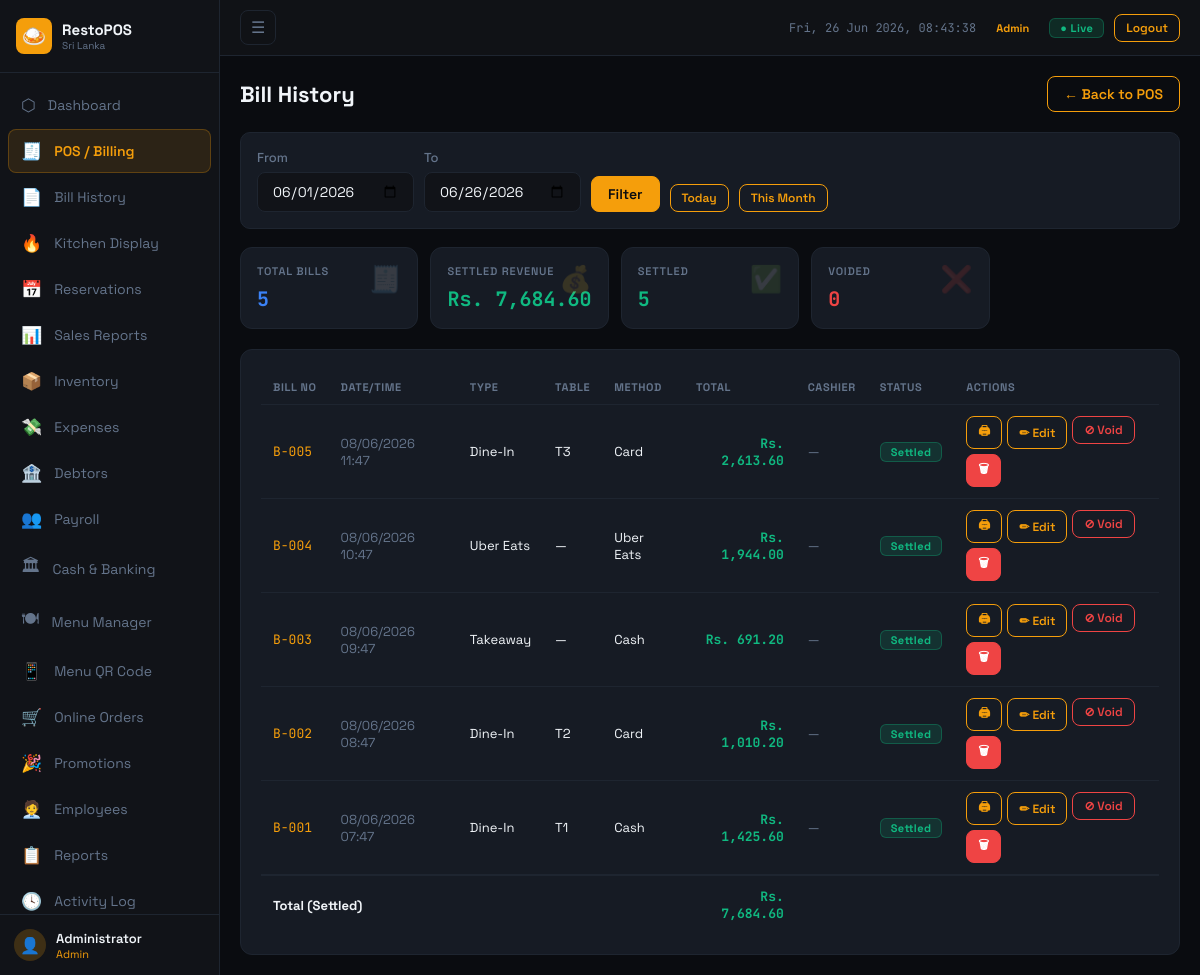
Before: /modules/bills.php?from=2026-06-01&to=2026-06-26 (signed in) with the older database file.
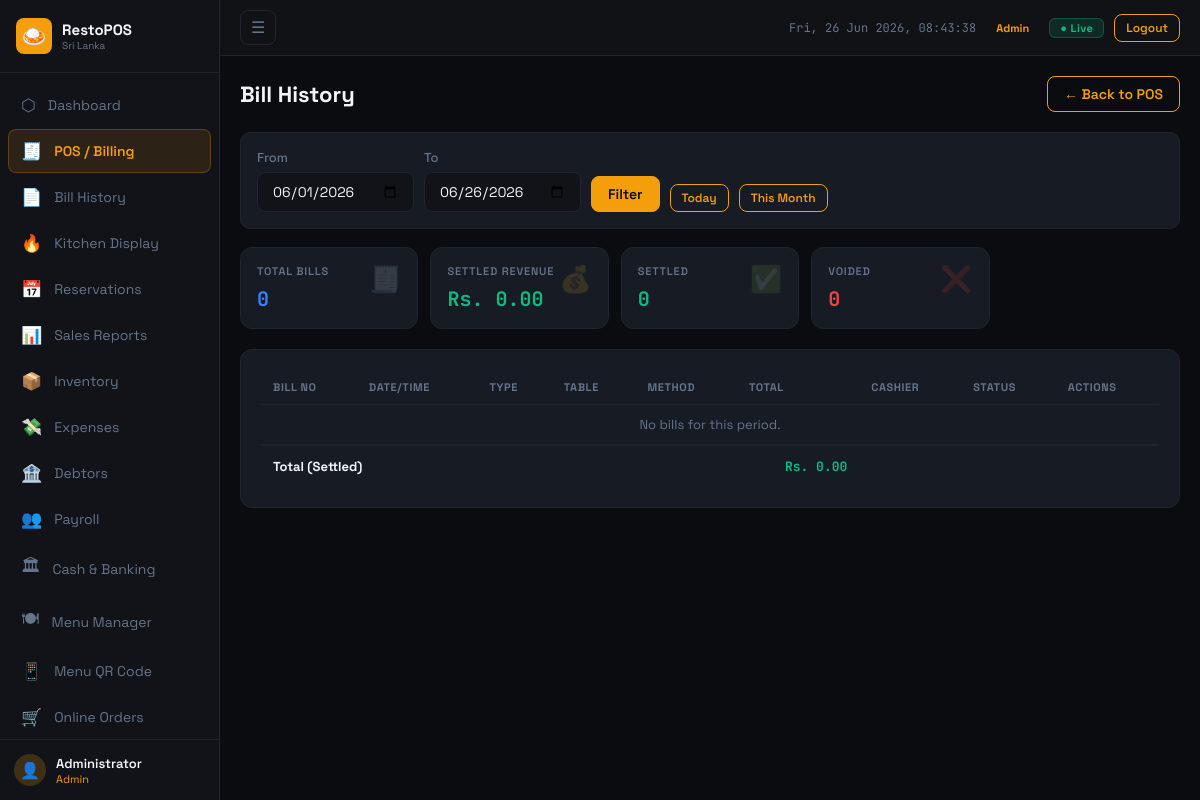
After: the same page with the newer database file.
### tables this page shows
CREATE TABLE bills (
    id INT AUTO_INCREMENT PRIMARY KEY,
    bill_no VARCHAR(30) NOT NULL UNIQUE,
    order_type ENUM('Dine-In','Takeaway','Uber Eats','PickMe','Delivery') DEFAULT 'Dine-In',
    table_no VARCHAR(10),
    subtotal DECIMAL(10,2) DEFAULT 0,
    service_charge DECIMAL(10,2) DEFAULT 0,
    discount_pct DECIMAL(5,2) DEFAULT 0,
    discount_amt DECIMAL(10,2) DEFAULT 0,
    tax_amt DECIMAL(10,2) DEFAULT 0,
    total DECIMAL(10,2) DEFAULT 0,
    payment_method VARCHAR(50) DEFAULT 'Cash',
    cash_given DECIMAL(10,2) DEFAULT 0,
    change_amt DECIMAL(10,2) DEFAULT 0,
    status ENUM('settled','voided','pending') DEFAULT 'settled',
    notes TEXT,
    created_by INT,
    created_at TIMESTAMP DEFAULT CURRENT_TIMESTAMP
);

### includes/config.php (called while the page is built, shortened)
<?php
function currentUser(): array {
    return $_SESSION['user'] ?? [];
}
function userRole(): string {
    return strtolower($_SESSION['user']['role'] ?? 'cashier');
}
function fmt(float $n): string {
    return CURRENCY . ' ' . number_format($n, 2);
}

### modules/bills.php (the view, shortened to what this page needs)
<?php
require_once '../includes/config.php';
$db = getDB();
$pageTitle = 'Bill History'; $activePage = 'pos';
$from = $_GET['from'] ?? date('Y-m-d');
$to   = $_GET['to']   ?? date('Y-m-d');
$bills = $db->prepare("SELECT b.*, u.name as cashier FROM bills b LEFT JOIN users u ON b.created_by=u.id WHERE DATE(b.created_at) BETWEEN :f AND :t ORDER BY b.created_at DESC");
$bills->execute([':f'=>$from,':t'=>$to]);
$bills = $bills->fetchAll();
$settled = array_filter($bills, fn($b)=>$b['status']==='settled');
$total   = array_sum(array_column($settled,'total'));
include '../includes/header.php';
?>
<div class="page-header">
  <div class="page-title">Bill History</div>
  <a href="pos.php" class="btn btn-outline">← Back to POS</a>
</div>
<form method="GET" class="report-filter">
  <div class="form-group"><label class="form-label">From</label><input type="date" name="from" class="form-control" value="<?=$from?>"></div>
  <div class="form-group"><label class="form-label">To</label><input type="date" name="to" class="form-control" value="<?=$to?>"></div>
  <button type="submit" class="btn">Filter</button>
  <a href="?from=<?=date('Y-m-d')?>&to=<?=date('Y-m-d')?>" class="btn btn-sm btn-outline">Today</a>
  <a href="?from=<?=date('Y-m-01')?>&to=<?=date('Y-m-d')?>" class="btn btn-sm btn-outline">This Month</a>
</form>
<div class="stats-grid mb-20">
  <div class="stat-card"><span class="stat-icon">🧾</span><div class="stat-label">Total Bills</div><div class="stat-value text-blue"><?=count($bills)?></div></div>
  <div class="stat-card"><span class="stat-icon">💰</span><div class="stat-label">Settled Revenue</div><div class="stat-value text-green"><?=fmt($total)?></div></div>
  <div class="stat-card"><span class="stat-icon">✅</span><div class="stat-label">Settled</div><div class="stat-value text-green"><?=count($settled)?></div></div>
  <div class="stat-card"><span class="stat-icon">❌</span><div class="stat-label">Voided</div><div class="stat-value text-red"><?=count(array_filter($bills,fn($b)=>$b['status']==='voided'))?></div></div>
</div>
<div class="card">
  <div class="table-wrap">
    <table class="data-table">
      <thead>
        <tr><th>Bill No</th><th>Date/Time</th><th>Type</th><th>Table</th><th>Method</th><th class="text-right">Total</th><th>Cashier</th><th>Status</th><th>Actions</th></tr>
      </thead>
      <tbody>
      <?php foreach ($bills as $b): ?>
        <tr>
          <td class="mono text-accent"><?=htmlspecialchars($b['bill_no'])?></td>
          <td class="fs-12 text-muted"><?=date('d/m/Y H:i',strtotime($b['created_at']))?></td>
          <td><?=$b['order_type']?></td>
          <td><?=$b['table_no']??'—'?></td>
          <td><?=$b['payment_method']?></td>
          <td class="text-right mono <?=$b['status']==='voided'?'text-muted':'text-green fw-700'?>"><?=fmt($b['total'])?></td>
          <td class="fs-12 text-muted"><?=htmlspecialchars($b['cashier']??'—')?></td>
          <td><span class="badge <?=$b['status']==='settled'?'badge-green':($b['status']==='voided'?'badge-red':'badge-accent')?>"><?=ucfirst($b['status'])?></span></td>
          <td>
            <div style="display:flex;gap:5px;flex-wrap:wrap">
              <a href="print_bill.php?id=<?=$b['id']?>" target="_blank" class="btn btn-sm btn-outline">🖨</a>
              <button class="btn btn-sm btn-outline"
                data-id="<?=$b['id']?>"
                data-otype="<?=htmlspecialchars($b['order_type'],ENT_QUOTES)?>"
                data-table="<?=htmlspecialchars($b['table_no']??'',ENT_QUOTES)?>"
                data-method="<?=htmlspecialchars($b['payment_method'],ENT_QUOTES)?>"
                data-notes="<?=htmlspecialchars($b['notes']??'',ENT_QUOTES)?>"
                onclick="openBillEdit(this)">✏ Edit</button>
              <?php if ($b['status']!=='voided'): ?>
              <form method="POST" style="display:inline" onsubmit="return confirm('Void this bill?')">
                <button class="btn btn-sm btn-outline-red">⊘ Void</button>
              </form>
              <?php endif; ?>
              <form method="POST" style="display:inline" onsubmit="return confirm('Permanently DELETE bill <?=addslashes($b['bill_no'])?>?')">
                <button class="btn btn-sm btn-red">🗑</button>
              </form>
            </div>
          </td>
        </tr>
      <?php endforeach; ?>
      <?php if (empty($bills)): ?><tr><td colspan="9" class="text-center text-muted">No bills for this period.</td></tr><?php endif; ?>
      </tbody>
      <tfoot>
        <tr><td colspan="5"><strong>Total (Settled)</strong></td><td class="text-right mono text-green"><strong><?=fmt($total)?></strong></td><td colspan="3"></td></tr>
      </tfoot>
    </table>
  </div>
</div>
<?php include '../includes/footer.php'; ?>

### includes/header.php (shortened to what this page needs)
<?php
$user    = currentUser();
$role    = userRole();
$activePage = $activePage ?? '';
$roleBadge = match($role) {
    'admin'   => ['color'=>'var(--accent)', 'label'=>'Admin'],
    'manager' => ['color'=>'var(--blue)',   'label'=>'Manager'],
    'kitchen' => ['color'=>'var(--blue)',   'label'=>'Kitchen Boy'],
    'cashier' => ['color'=>'var(--green)',  'label'=>'Cashier'],
    default   => ['color'=>'var(--muted)',  'label'=>ucfirst($role ?: 'Unknown')],
};
$navItems = [
    ['page'=>'dashboard',  'icon'=>'⬡',    'label'=>'Dashboard'],
    ['page'=>'pos',        'icon'=>'🧾',   'label'=>'POS / Billing'],
    ['page'=>'bills',      'icon'=>'📄',   'label'=>'Bill History'],
    ['page'=>'kds',        'icon'=>'🔥',   'label'=>'Kitchen Display'],
    ['page'=>'reservations','icon'=>'📅',  'label'=>'Reservations'],
    ['page'=>'sales',      'icon'=>'📊',   'label'=>'Sales Reports'],
    ['page'=>'inventory',  'icon'=>'📦',   'label'=>'Inventory'],
    ['page'=>'expenses',   'icon'=>'💸',   'label'=>'Expenses'],
    ['page'=>'debtors',    'icon'=>'🏦',   'label'=>'Debtors'],
    ['page'=>'payroll',    'icon'=>'👥',   'label'=>'Payroll'],
    ['page'=>'banking',    'icon'=>'🏛',   'label'=>'Cash & Banking'],
    ['page'=>'menu',       'icon'=>'🍽',   'label'=>'Menu Manager'],
    ['page'=>'menu_qr',    'icon'=>'📱',   'label'=>'Menu QR Code'],
    ['page'=>'online_orders','icon'=>'🛒', 'label'=>'Online Orders'],
    ['page'=>'promotions', 'icon'=>'🎉',   'label'=>'Promotions'],
    ['page'=>'employees',  'icon'=>'🧑‍💼', 'label'=>'Employees'],
    ['page'=>'reports',    'icon'=>'📋',   'label'=>'Reports'],
    ['page'=>'activity_log','icon'=>'🕓',  'label'=>'Activity Log'],
    ['page'=>'settings',   'icon'=>'⚙',   'label'=>'Settings'],
];
?>
<!DOCTYPE html>
<html lang="en">
<head>
<link rel="stylesheet" href="../assets/css/style.css">
</head>
<body>
<aside class="sidebar" id="sidebar">
    <div class="sidebar-brand">
        <div class="brand-icon">🍛</div>
        <div class="brand-text">
            <span class="brand-name">RestoPOS</span>
            <span class="brand-sub">Sri Lanka</span>
        </div>
    </div>
    <nav class="sidebar-nav">
        <?php foreach ($navItems as $nav):
        ?>
        <a href="<?= $nav['page'] ?>.php"
           class="nav-item <?= $activePage===$nav['page']?'active':'' ?>"
           id="nav-<?= $nav['page'] ?>">
            <span class="nav-icon"><?= $nav['icon'] ?></span>
            <span class="nav-label"><?= $nav['label'] ?></span>
        </a>
        <?php endforeach; ?>
    </nav>
    <div class="sidebar-user">
        <div class="user-avatar">👤</div>
        <div class="user-info">
            <span class="user-name"><?= htmlspecialchars($user['name'] ?? 'User') ?></span>
            <span class="user-role" style="color:<?= $roleBadge['color'] ?>"><?= $roleBadge['label'] ?></span>
        </div>
    </div>
</aside>
<div class="main-wrap" id="mainWrap">
    <header class="topbar">
        <button class="sidebar-toggle" onclick="toggleSidebar()">☰</button>
        <div class="topbar-right">
            <span class="topbar-time" id="clock"></span>
            <span style="padding:3px 10px;border-radius:6px;font-size:11px;font-weight:700;
                         background:<?= $roleBadge['color'] ?>22;
                         color:<?= $roleBadge['color'] ?>;
                         border:1px solid <?= $roleBadge['color'] ?>44">
                <?= $roleBadge['label'] ?>
            </span>
            <span class="badge badge-green" style="font-size:11px">● Live</span>
            <a href="logout.php" class="btn btn-sm btn-outline">Logout</a>
        </div>
    </header>
    <main class="page-content">

### includes/footer.php (shortened to what this page needs)
    </main>
</div>
</body>
</html>

Changed rows visible on the page:
removed bills: bill_no "B-005", created_at "08/06/2026 11:47", order_type "Dine-In", table_no "T3", payment_method "Card", total "Rs. 2,613.60", cashier "—", status "Settled"
removed bills: bill_no "B-004", created_at "08/06/2026 10:47", order_type "Uber Eats", table_no "—", payment_method "Uber Eats", total "Rs. 1,944.00", cashier "—", status "Settled"
removed bills: bill_no "B-003", created_at "08/06/2026 09:47", order_type "Takeaway", table_no "—", payment_method "Cash", total "Rs. 691.20", cashier "—", status "Settled"
removed bills: bill_no "B-002", created_at "08/06/2026 08:47", order_type "Dine-In", table_no "T2", payment_method "Card", total "Rs. 1,010.20", cashier "—", status "Settled"
removed bills: bill_no "B-001", created_at "08/06/2026 07:47", order_type "Dine-In", table_no "T1", payment_method "Cash", total "Rs. 1,425.60", cashier "—", status "Settled"
Other visible differences:
count($bills): "5" → "0"
fmt($total): "Rs. 7,684.60" → "Rs. 0.00"
count($settled): "5" → "0"
text now shown: "No bills for this period."
list line gone: "🎉 Promotions"
list line gone: "🧑‍💼 Employees"
list line gone: "📋 Reports"
list line gone: "🕓 Activity Log"
